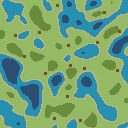

The script that saved this image:
from blocks import Blocks
import numpy as np
from matplotlib import pyplot as plt
from typing import List
from generators.generator import Generator
import os


class World():

    def __init__(self, size=50, seed=1337):
        self.rng = np.random.default_rng(int(seed, base=36))
        self.world = self.rng.random((size, size))
        self.height_map = self.rng.random((size, size))
        self.seed = seed
        self.size = size
        pass

    def generate(self, generators: List[Generator]):
        # apply all of the modifications that the world generators make.
        for generator in generators:
            self.world, self.height_map = generator.apply(
                self.world, self.height_map)
            pass

    def export_to_fig(self, filename='world', type='png'):
        # convert to (size, size, rgb)
        os.makedirs('worlds', exist_ok=True)
        plt.imsave(
            f'worlds/{self.seed}_{filename}_height.{type}', self.height_map)

        flattened = self.world.flatten()
        colored = np.array([World._color_convert(f) for f in flattened])
        colored = colored.reshape(self.size, self.size, 3)
        plt.imsave(f'worlds/{self.seed}_{filename}.{type}', colored)
        plt.show()
        pass

    def _color_convert(element):
        return np.array(Blocks.pallete[element], dtype=np.uint8)
